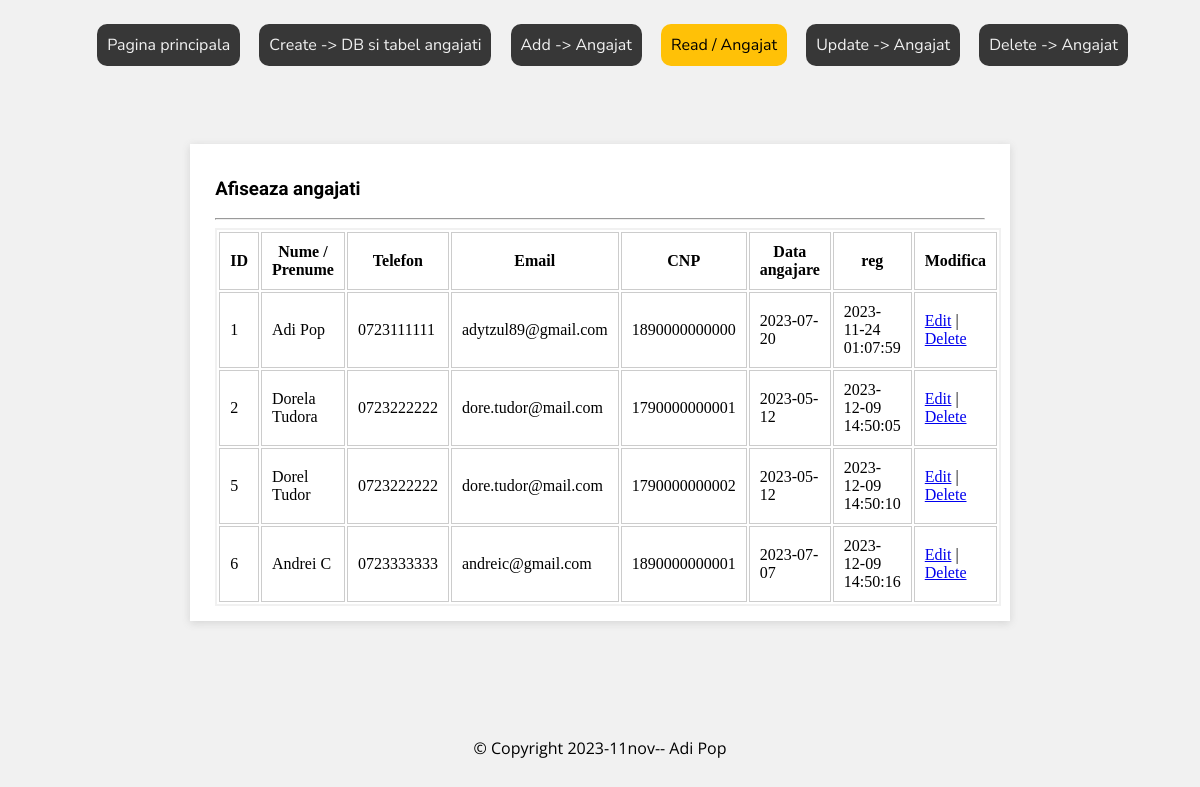
Page /read_angajat.php on the committed database.
### tables this page shows
CREATE TABLE `angajati` (
  `id_angajat` int(6) UNSIGNED NOT NULL,
  `nume_angajat` varchar(255) NOT NULL,
  `prenume_angajat` varchar(255) NOT NULL,
  `telefon_angajat` varchar(255) NOT NULL,
  `email_angajat` varchar(255) NOT NULL,
  `cnp_angajat` varchar(255) NOT NULL,
  `data_start_angajat` varchar(255) NOT NULL,
  `reg_angajat` timestamp NOT NULL DEFAULT current_timestamp() ON UPDATE current_timestamp()
);

### read_angajat.php (the view, shortened to what this page needs)
<?php
include_once ("config.php");
$result = mysqli_query($conn,"SELECT * FROM angajati ORDER BY id_angajat ASC");
?>
<!DOCTYPE html>
<html lang="ro">
<head>
    <link rel="stylesheet" href="styles.css">
</head>
<body>
    <section class="menu nunito">
        <nav>
            <ul>
                <li><a href="index.php">Pagina principala</a></li>
                <li><a href="create-db.php">Create -> DB si tabel angajati</a></li>
                <li><a href="adauga-angajat.php">Add -> Angajat</a></li>
                <li><a class="pagina-curenta" href="read_angajat.php">Read / Angajat</a></li>
                <li><a href="update_angajat.php">Update -> Angajat</a></li>
                <li><a href="delete_angajat.php">Delete -> Angajat</a></li>
                </ul>
        </nav>
    </section>
    <section class="content">
        <div>
            <h3 class="fontBold">Afiseaza angajati</h3>
        </div>
        <hr>
        <div>
            <table class="tg" style="width:100%">
                <thead>
                <tr>
                    <th class="">ID</th>
                    <th class="">Nume / Prenume</th>
                    <th class="">Telefon</th>
                    <th class="">Email</th>
                    <th class="">CNP</th>
                    <th class="">Data angajare</th>
                    <th class="">reg</th>
                    <th class="">Modifica</th>
                </tr>
                </thead>
                <tbody>
                <?php
                    while ($user_data = mysqli_fetch_array($result)){
                        echo "<tr>";
                        echo "<td>".$user_data['id_angajat']."</td>";
                        echo "<td>".$user_data['nume_angajat'].' '.$user_data['prenume_angajat']."</td>";
                        echo "<td>".$user_data['telefon_angajat']."</td>";
                        echo "<td>".$user_data['email_angajat']."</td>";
                        echo "<td>".$user_data['cnp_angajat']."</td>";
                        echo "<td>".$user_data['data_start_angajat']."</td>";
                        echo "<td>".$user_data['reg_angajat']."</td>";
                        echo "<td><a href='edit.php?id=$user_data[id_angajat]'>Edit</a> | <a href='delete.php?id=$user_data[id_angajat]'>Delete</a>";
                    }
                ?>
                </tbody>
            </table>
        </div>
    </section>
    <footer>
        <div class="copyright">
            <p class="textCenter">© Copyright 2023-11nov-- Adi Pop</p>
        </div>
    </footer>
</body>
</html>

### styles.css (style rules this page uses)
.nunito { font-family: 'Nunito Sans', sans-serif; }
h1,h2,h3,h4,h5,h6 { font-family: 'Roboto', sans-serif; }
p { font-family: 'Open Sans', sans-serif; }
.fontBold { font-weight:bold; }
body { background-color:#f1f1f1; }
.textCenter { text-align:center; }
section.menu { display: flex; justify-content: center; margin-bottom:1rem; padding:10px; height:100px; }
nav ul li { display:inline; margin-right:15px; }
nav ul li a { text-decoration:none; padding:10px; background-color:#373737; border-radius:10px; color:#f1f1f1; }
nav ul li a.pagina-curenta { background-color:#ffc107; color:#000000 }
.content { max-width:65%; background-color:#ffffff; padding:15px 25px 15px 25px; margin:auto; box-shadow: rgba(99, 99, 99, 0.2) 0px 2px 8px 0px; }
footer { position:relative; top:100px; }

### read_angajat.php (style rules this page uses)
table { border:2px solid #f1f1f1; }
th, td { border:1px solid #cccccc; padding:10px }

### rows in the picture
angajati: id_angajat "1", nume_angajat "Adi", prenume_angajat "Pop", telefon_angajat "0723111111", email_angajat "adytzul89@gmail.com", cnp_angajat "1890000000000", data_start_angajat "2023-07-20", reg_angajat "2023-11-24 01:07:59"
angajati: id_angajat "2", nume_angajat "Dorela", prenume_angajat "Tudora", telefon_angajat "0723222222", email_angajat "dore.tudor@mail.com", cnp_angajat "1790000000001", data_start_angajat "2023-05-12", reg_angajat "2023-12-09 14:50:05"
angajati: id_angajat "5", nume_angajat "Dorel", prenume_angajat "Tudor", telefon_angajat "0723222222", email_angajat "dore.tudor@mail.com", cnp_angajat "1790000000002", data_start_angajat "2023-05-12", reg_angajat "2023-12-09 14:50:10"
angajati: id_angajat "6", nume_angajat "Andrei", prenume_angajat "C", telefon_angajat "0723333333", email_angajat "andreic@gmail.com", cnp_angajat "1890000000001", data_start_angajat "2023-07-07", reg_angajat "2023-12-09 14:50:16"
